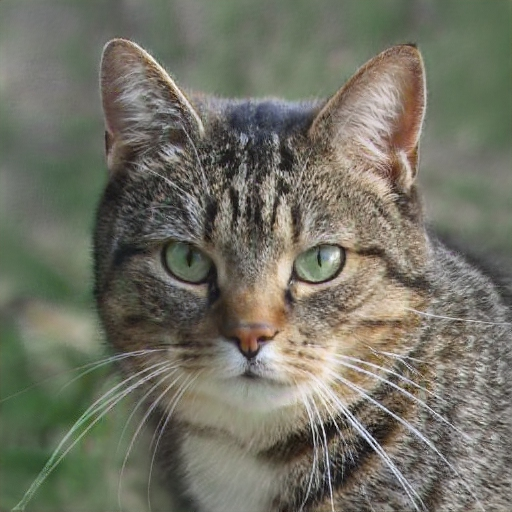
#> input picture images/cat.jpg, 512 x 512 px, found by its file name
$ python 3c.py
#> lines starting #> are read from the running program, lines starting #| are printed output that depends on the picture; after the words box and inside, x2 and y2 are one past the last pixel; in counts of white or black regions, pixels touching at a corner belong together
#> further down, rgb_image is the input picture: shape (512, 512, 3); mean R, G, B 113.7, 113.4, 100.5
import numpy as np
import matplotlib.pyplot as plt
from skimage.metrics import peak_signal_noise_ratio


def make_gray_image(image):
    gray_image = np.dot(rgb_image[..., :3], [
                        0.30, 0.59, 0.11]).astype(np.uint8)
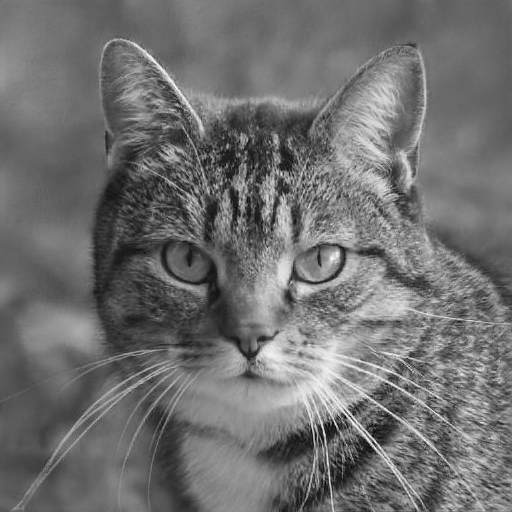
#> gray_image: shape (512, 512); min 0, max 253, mean 111.6
    return gray_image


def make_salt_pepper_noise(image):
    salt_pepper_probability = 0.15
    num_salt_pepper = np.ceil(salt_pepper_probability * image.size).astype(int)
#> num_salt_pepper = 39322

    noisy_image = np.copy(image).astype(np.uint8)
    for i in range(num_salt_pepper):
        rand_coord = np.random.randint(0, image.shape)
        if i & 1 == 0:
            noisy_image[rand_coord[0], rand_coord[1]] = 255
        else:
            noisy_image[rand_coord[0], rand_coord[1]] = 0
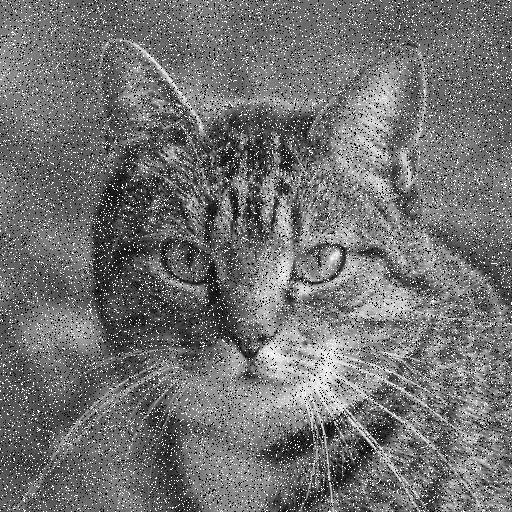
#> noisy_image: shape (512, 512); 13.95% of pixels changed, all inside (x1, y1, x2, y2) = (0, 0, 512, 512)

    return noisy_image


def average_filter(image, kernel_size):
    kernel_left = kernel_size//2
    kernel_right = kernel_left+1
    average_mask = np.ones((kernel_size, kernel_size))/(kernel_size * kernel_size)
    height, width = image.shape

    filter_image = np.zeros_like(image)
    for i in range(kernel_left, height-kernel_left):
        for j in range(kernel_left, width-kernel_left):
            average_value = np.sum(
                average_mask * image[i-kernel_left: i+kernel_right, j-kernel_left: j+kernel_right])
            filter_image[i, j] = average_value

    return filter_image


def harmonic_geometric_mean_filter(image, kernel_size):
#> called with kernel_size = 3
    pad_width = kernel_size // 2
    fil_image = np.pad(image, pad_width, mode='constant')
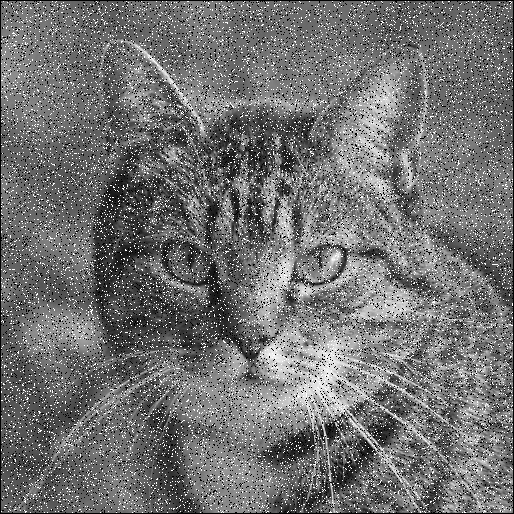
#> fil_image: shape (514, 514); min 0, max 255, mean 113
    fil_image2 = np.pad(image, pad_width, mode='constant')

    for i in range(pad_width, fil_image.shape[0] - pad_width):
        print(f"Row Processing[median]: {i}", end="\r", flush=True)
        for j in range(pad_width, fil_image.shape[1] - pad_width):
            neighborhood = fil_image[i-pad_width : i+pad_width+1, j-pad_width : j+pad_width+1]
            neighborhood2 = fil_image2[i-pad_width : i+pad_width+1, j-pad_width : j+pad_width+1]

            neighborhood = neighborhood[neighborhood != 0]
            harmonic_value = neighborhood.size/np.sum(1/neighborhood)

            neighborhood2 = neighborhood2[neighborhood2>0]
            prod = np.prod(neighborhood2)
            geo = prod ** (1/ neighborhood2.size)

            fil_image[i, j] = harmonic_value
            fil_image2[i, j] = geo
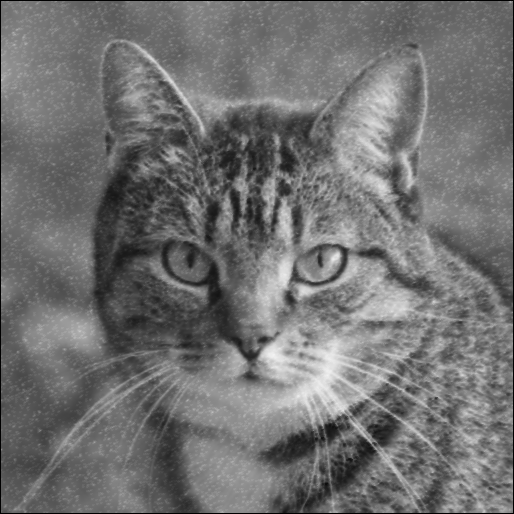
#> fil_image: shape (514, 514); min 0, max 242, mean 112.8
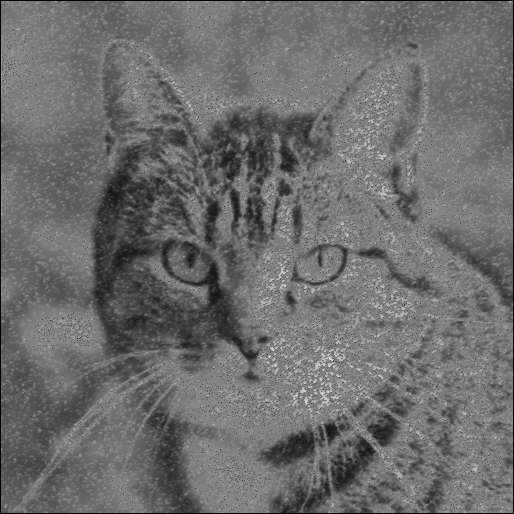
#> fil_image2: shape (514, 514); min 0, max 221, mean 108.4
    return fil_image[pad_width: -pad_width, pad_width:-pad_width], fil_image2[pad_width: -pad_width, pad_width:-pad_width]


def calculate_psnr(original_image, noisy_image):
    original_image = original_image.astype(np.float64)
    noisy_image = noisy_image.astype(np.float64)
    mean_square_error = np.mean((original_image - noisy_image) ** 2)
    max_pixel_value = 255
    psnr = 20 * np.log10(max_pixel_value) - 10 * np.log10(mean_square_error)

    return psnr


rgb_image = plt.imread('images/cat.jpg')
gray_image = make_gray_image(rgb_image)
noisy_image = make_salt_pepper_noise(gray_image)

kernel_size = 3
filtered_image_harmonic, filtered_image_geometric = harmonic_geometric_mean_filter(noisy_image, kernel_size)
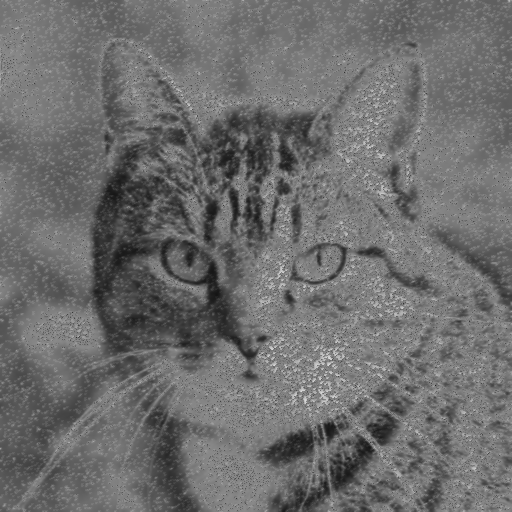
#> filtered_image_geometric: shape (512, 512); min 20, max 221, mean 109.2

abc = peak_signal_noise_ratio(gray_image, noisy_image)
#> abc = 14.17
print(abc)
print(gray_image)
print(noisy_image)
noisy_image_psnr = calculate_psnr(gray_image, noisy_image)
#> in calculate_psnr, `mean_square_error = np.mean((original_image - noisy_image) ** 2)`: mean_square_error = 2489.6
#> in calculate_psnr, `psnr = 20 * np.log10(max_pixel_value) - 10 * np.log10(mean_square_error)`: psnr = 14.17
#> noisy_image_psnr = 14.17
print(gray_image)
print(noisy_image)
harmonic_filter_psnr = calculate_psnr(gray_image, filtered_image_harmonic)
#> harmonic_filter_psnr = 26.7
geometric_filter_psnr = calculate_psnr(gray_image, filtered_image_geometric)
#> geometric_filter_psnr = 21.24

plt.figure(figsize=(9, 7))
plt.subplot(221)
plt.imshow(gray_image, cmap='gray', vmin=0, vmax=255)
plt.title('Original')
plt.subplot(222)
plt.imshow(noisy_image, cmap='gray', vmin=0, vmax=255)
plt.title('Noisy image')
plt.title(f'Noisy image - PSNR: {noisy_image_psnr:.2f} dB')
plt.subplot(223)
plt.imshow(filtered_image_harmonic, cmap='gray', vmin=0, vmax=255)
plt.title(f'Filtered (harmonic) PSNR: {harmonic_filter_psnr:.2f} dB')
plt.subplot(224)
plt.imshow(filtered_image_geometric, cmap='gray', vmin=0, vmax=255)
plt.title(f'Filtered (geometric) PSNR: {geometric_filter_psnr:.2f} dB')

plt.tight_layout()
plt.show()
